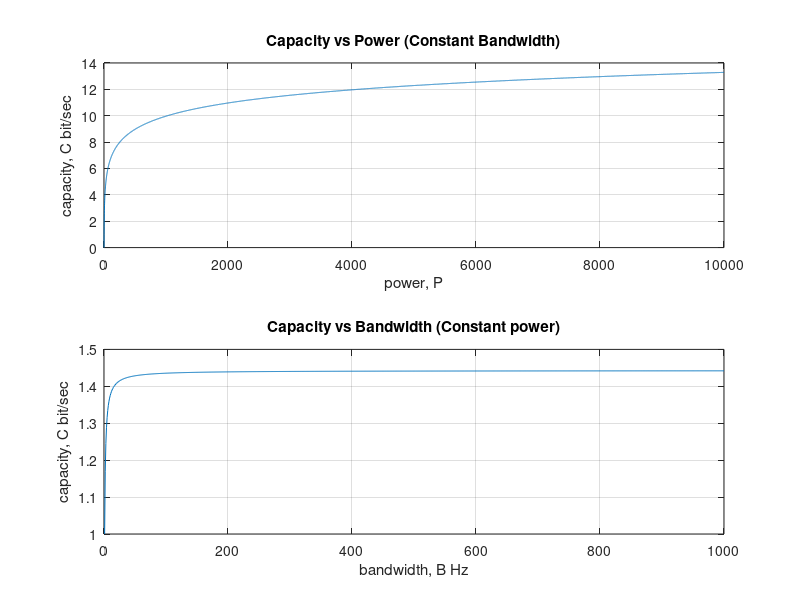

This chart was generated by the following MATLAB code:
%%=========================================================================
% Synopsis     : Demonstrating Shannon Hartley Equation
% Last updated : 2024-11-07
%%=========================================================================
clc;clear;close all;

% Constant bandwidth scenerio
B  = 1;
N0 = 1;
P  = 0:10^4;
C  = B.*log2(1+P./(N0*B));
subplot(2,1,1)
plot(P,C); grid on
xlabel('power, P');ylabel('capacity, C bit/sec');
title('Capacity vs Power (Constant Bandwidth)')

% constant Power scenerio
P   = 1;
N0  = 1;
B   = 1:10^3;
C   = B.*log2(1+P./(N0*B));
subplot(2,1,2)
plot(B,C); grid on
xlabel('bandwidth, B Hz'); ylabel('capacity, C bit/sec');
title('Capacity vs Bandwidth (Constant power)')
